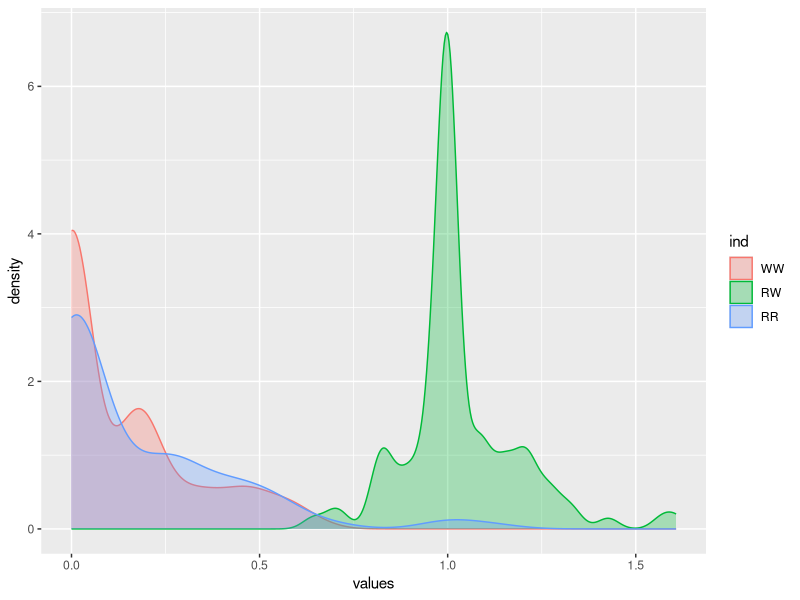
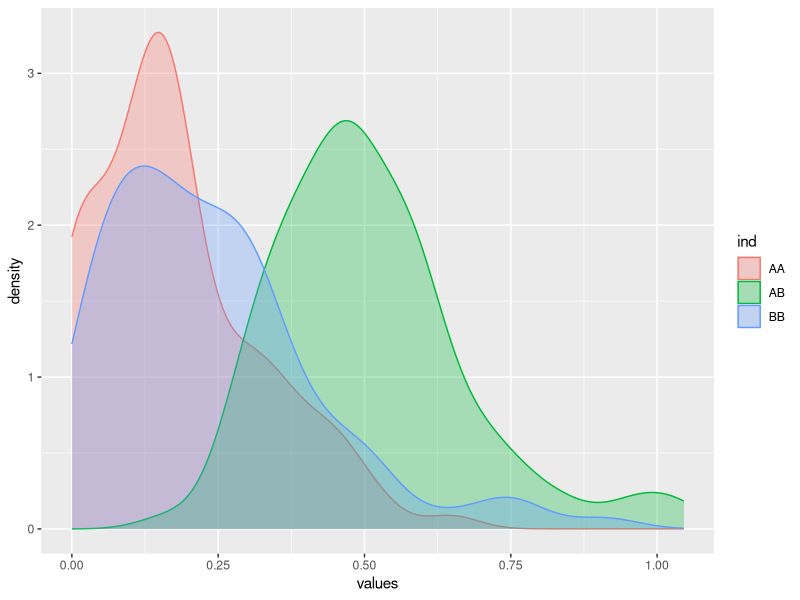
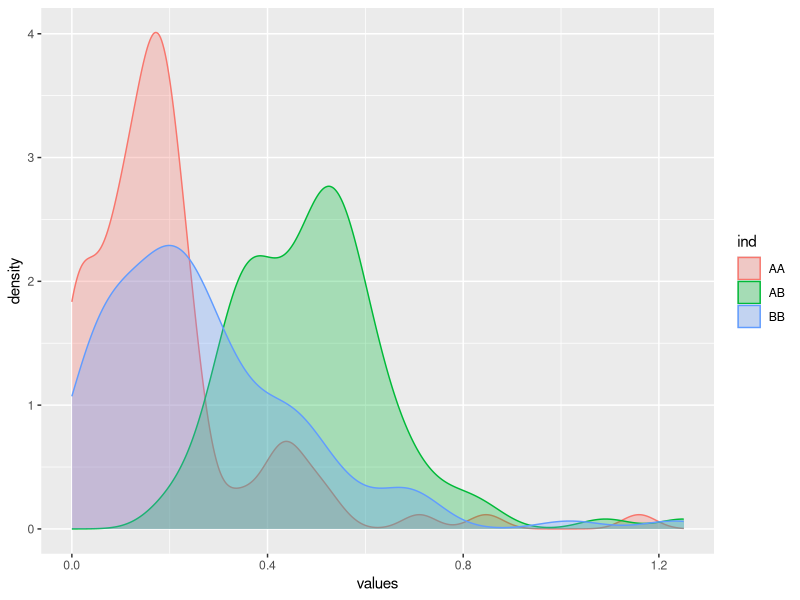

Here is the R script that generated these plots, in order: (Note: a time limit stopped this script after it produced the figures.)
## ---- chunk 1
knitr::opts_chunk$set(echo = TRUE)
## ---- chunk 2
library(ggplot2)
library(forecast)
##################################
# Extract coefficients in ARIMA###
##################################

autoarimaCoef<-function(x){
  aa<<-forecast::auto.arima(x,allowdrift=F,allowmean=F,seasonal=F)
  phi<<--aa$model$phi
  theta<<-aa$model$theta
  intercept<<-aa$coef["intercept"]
  drift<<-aa$coef["drift"]
  }

#######################################
# Extract AR(infinite) coefficients####
#######################################

library(polynom)
convetARMAorARIMA<-function(ar_c=0,d=0,ma_c=0,npi=25){
  #x-backshift operator B
  #ar-non seasonal ar part
  #diff-non seasonal difference order
  #ma-non seasonal ma part
  #npi-number of pi coefficients need to calculate
  p<-length(ar_c)
  ar=-1*ar_c
  ar<-polynomial(c(1,ar))
  backshift_nonseasonal<-polynomial(c(1,-1))
  diff<-backshift_nonseasonal^d
  LHS_poly<-ar*diff
  LHS_coef<-coef(LHS_poly)#extract the coefficients of RHS_poly
  if(length(LHS_coef)==1){LHS_coef=rep(0,npi+1)}
  LHS_B_coef<-LHS_coef[-1]#extract the B coefficients of RHS and store it into a matrix
  LHS_B_coef_length=length( LHS_B_coef)
  if(LHS_B_coef_length!=npi){
    zero_mat1<- matrix( rep(0,npi),nrow=npi, ncol=1)
    for (i in 1:LHS_B_coef_length){
      zero_mat1[i,1]<-LHS_B_coef[i]
      i=i+1
    }
    LHS1<-zero_mat1
  }else {LHS1<-as.matrix(LHS_B_coef)}
  length_ma_c=length(ma_c)
  
  if(length_ma_c!=npi){
    zero_mat2 <- matrix( rep(0,npi),nrow=npi, ncol=1)
    for (i in 1:length_ma_c){
      zero_mat2[i,1]<-ma_c[i]
      i=i+1
    }
    RHS1<-zero_mat2
  }else {RHS1<-as.matrix(ma_c)}
  #Coefficient matrix
  con_mat=RHS1+LHS1
  #pi coefficient mat
  pi<-diag(-1,npi,npi)
  k=2
  for (i in 1: length_ma_c){
    for(j in k:npi){
      pi[j,j-i]<-ma_c[i]
    }
    k=k+1
  }
  #values of pi coefficients
  solve(pi)%*%con_mat
}


##################################################################
# values of drift, intercept, and pi coeficient into a one vector#
##################################################################

DrInPi<-function(x){
  autoarimaCoef(x)
  #vector of drift values
  driftV=c()
  if (is.na(drift)){driftV=0}
  else {driftV=drift}
  
  
  # vector of drift values
  interceptV=c()
  if (is.na(intercept)){interceptV=0}
  else {interceptV=intercept}
 
  
  phiV=c()# vector of phi values
  if (length(phi)==0){phiV[1]=0}
  else {phiV=-1*phi}
  
  thetaV=c()# vector of phi values
  if (length(theta)==0){thetaV[1]=0}
  else {thetaV=-1*theta}
  
  #order of non seasonal difference
  deltaV=c()
  del<-aa$model$Delta[1]
  if (is.na(del)){deltaV[1]=0}
  else {deltaV=del[1]}
  
  d<-deltaV[1]
  
  
  ArInf<-convetARMAorARIMA(ar_c=phiV,d=d,ma_c=thetaV,npi=25)
  ArInf<<-as.vector(ArInf)
  
  DriftInterceptCoef<-c(driftV,interceptV,ArInf)
  DriftInterceptCoef
  
}


#################################################################
#Distance between two time series models ########################
#################################################################

Dist<-function(x,y){
  distX<-DrInPi(x)
  distY<-DrInPi(y)
  
  sqrt(sum((distX-distY)^2))
}

#####################
#Simulation results##
#####################

###################################
# 1. random walk vs White noise   #
###################################


dist_calrw=function(n){ # n - number of simulations 
  
  RR<<-rep(NA,n)
  RW<<-rep(NA,n)
  WW<<-rep(NA,n)
  
  for (i in 1:n){
    
    w1<-rnorm(100,0,1)# white noise series - 1(length 100)
    w2<-rnorm(120,0,1)# white noise series - 2(length 120)
    
    r1<-cumsum(rnorm(80,0,1))# random walk series - 1(length 80)
    r2 <- cumsum(rnorm(110,0,1))# random walk series - 2(length 110)
    
    
    
    #-----------------------------------------------------------------------------
  
      WW[i] <-Dist(w1,w2)
      RW[i] <-Dist(w1,r1)
      RR[i] <-Dist(r1,r2)
      
      }
  
  d<<- data.frame(WW,RW,RR)
  
}



dist_calrw(100)
dfs <- stack(d)
ggplot(dfs, aes(x=values)) + geom_density(aes(group=ind, colour=ind, fill=ind), alpha=0.3)


######################################
# 2. AR(1) phi = 0.9 vs AR(1) phi=0.5#
######################################


dist_calAR=function(n){ # n - number of simulations 
  
  AA<<-rep(NA,n)
  AB<<-rep(NA,n)
  BB<<-rep(NA,n)
  
  for (i in 1:n){
    
    AR1_0.9<-arima.sim(list(order = c(1,0,0), ar = 0.9), n = 200)# (length 200)
    AR2_0.9<-arima.sim(list(order = c(1,0,0), ar = 0.9), n = 120)# (length 120)
    
    AR1_0.5<-arima.sim(list(order = c(1,0,0), ar = 0.5), n = 80)#(length 80)
    AR2_0.5<-arima.sim(list(order = c(1,0,0), ar = 0.5), n = 110)#(length 110)
    
 
    AA[i] <-Dist(AR1_0.9,AR2_0.9)
    AB[i] <-Dist(AR1_0.9, AR1_0.5)
    BB[i] <-Dist( AR1_0.5,AR2_0.5)
    
  }
  
  d<<- data.frame(AA,AB,BB)
  
}


dist_calAR(100)
dfs <- stack(d)
ggplot(dfs, aes(x=values)) + geom_density(aes(group=ind, colour=ind, fill=ind), alpha=0.3)



########################################
# 3. AR(1) phi = 0.9 vs MA(1) theta=0.5#
########################################


dist_calAM=function(n){ # n - number of simulations 
  
  AA<<-rep(NA,n)
  AB<<-rep(NA,n)
  BB<<-rep(NA,n)
  
  for (i in 1:n){
    
    AR1_0.9<-arima.sim(list(order = c(1,0,0), ar = 0.9), n = 200)# (length 200)
    AR2_0.9<-arima.sim(list(order = c(1,0,0), ar = 0.9), n = 120)# (length 120)
    
    MA1_0.5<-arima.sim(list(order = c(0,0,1), ma = 0.5), n = 80)#(length 80)
    MA2_0.5<-arima.sim(list(order = c(0,0,1), ma = 0.5), n = 110)#(length 110)
    
    
    AA[i] <-Dist(AR1_0.9,AR2_0.9)
    AB[i] <-Dist(AR1_0.9, MA1_0.5)
    BB[i] <-Dist( MA1_0.5,MA2_0.5)
    
  }
  
  d<<- data.frame(AA,AB,BB)
  
}


dist_calAR(100)
dfs <- stack(d)
ggplot(dfs, aes(x=values)) + geom_density(aes(group=ind, colour=ind, fill=ind), alpha=0.3)

#############################################
# 4. AR(1) phi = 0.9 vs ARIMA(1,1,0) phi=0.5#
#############################################


dist_calARIMA=function(n){ # n - number of simulations 
  
  AA<<-rep(NA,n)
  AB<<-rep(NA,n)
  BB<<-rep(NA,n)
  
  for (i in 1:n){
    
    AR1_0.9<-arima.sim(list(order = c(1,0,0), ar = 0.9), n = 200)# (length 200)
    AR2_0.9<-arima.sim(list(order = c(1,0,0), ar = 0.9), n = 120)# (length 120)
    
    AR1_0.5<-arima.sim(list(order = c(1,1,0), ar = 0.5), n = 80)#(length 80)
    AR2_0.5<-arima.sim(list(order = c(1,1,0), ar = 0.5), n = 110)#(length 110)
    
    
    AA[i] <-Dist(AR1_0.9,AR2_0.9)
    AB[i] <-Dist(AR1_0.9, AR1_0.5)
    BB[i] <-Dist( AR1_0.5,AR2_0.5)
    
  }
  
  d<<- data.frame(AA,AB,BB)
  
}


dist_calARIMA(100)
dfs <- stack(d)
ggplot(dfs, aes(x=values)) + geom_density(aes(group=ind, colour=ind, fill=ind), alpha=0.3)


################################
# 5. ARMA(1,1) vs ARIMA(1,1,1) #
################################

dist_calARIMA=function(n){ # n - number of simulations 
  
  AA<<-rep(NA,n)
  AB<<-rep(NA,n)
  BB<<-rep(NA,n)
  
  for (i in 1:n){
    
    AR1_0.9<-arima.sim(list(order = c(1,0,1), ar = 0.9,ma=0.2), n = 200)# (length 200)
    AR2_0.9<-arima.sim(list(order = c(1,0,1), ar = 0.9,ma=0.2), n = 120)# (length 120)
    
    AR1_0.5<-arima.sim(list(order = c(1,1,1), ar = 0.5,ma=0.2), n = 80)#(length 80)
    AR2_0.5<-arima.sim(list(order = c(1,1,1), ar = 0.5,ma=0.2), n = 110)#(length 110)
    
    
    AA[i] <-Dist(AR1_0.9,AR2_0.9)
    AB[i] <-Dist(AR1_0.9, AR1_0.5)
    BB[i] <-Dist( AR1_0.5,AR2_0.5)
    
  }
  
  d<<- data.frame(AA,AB,BB)
  
}


dist_calARIMA(100)
dfs <- stack(d)
ggplot(dfs, aes(x=values)) + geom_density(aes(group=ind, colour=ind, fill=ind), alpha=0.3)


## ---- chunk 3
# Periodogram based metric - unequal length
library(ggplot2)

pmetric = function(s,l){ 
  # s - short time seres
  #l - longer time series

  lengthS<-length(s)
  lengthL<-length(l)
  
  pL=abs(fft(l)/sqrt(lengthL))^2
  spL=(4/(lengthL/2))*pL
  
  freqS=0:(lengthS/2)/lengthS
  pS=abs(fft(s)/sqrt(lengthS))^2
  spS=(4/(lengthS/2))*pS
  
  pS1=spS[1:((lengthS/2)+1)]
  
  freqL=0:(lengthL/2)/lengthL
  pSNew<-approx(freqS,pS1,freqL)
  
  NL=spL[1:((lengthL/2)+1)]/var(l)
  NS=pSNew$y/var(s)
  metric= sqrt((sum((log(NL)-log(NS))^2)))*(1/(lengthL/2)+1)
  metric
  
}
 
###################################
# 1. random walk vs White noise   #
###################################

pmetric_rw=function(n){ # n - number of simulations 
  
  RR<<-rep(NA,n)
  RW<<-rep(NA,n)
  WW<<-rep(NA,n)
  
  d<- data.frame(WW,RW,RR)
  
  for (i in 1:n){
    
    w1<-rnorm(100,0,1)# white noise series - 1(length 100)
    w2<-rnorm(120,0,1)# white noise series - 2(length 120)
    
    r1<-cumsum(rnorm(80,0,1))# random walk series - 1(length 80)
    r2 <- cumsum(rnorm(110,0,1))# random walk series - 2(length 110)
    
    
    #-----------------------------------------------------------------------------
    
    WW[i] <-pmetric(s=w1,l=w2)
    RW[i] <-pmetric(l=w1,s=r1)
    RR[i] <-pmetric(s=r1,l=r2)
    
  }
  
  d<<- data.frame(WW,RW,RR)
  
}




pmetric_rw(1000)
dfs <- stack(d)
ggplot(dfs, aes(x=values)) + geom_density(aes(group=ind, colour=ind, fill=ind), alpha=0.3)


######################################
# 2. AR(1) phi = 0.9 vs AR(1) phi=0.5#
######################################


pmetric_AR1=function(n){ # n - number of simulations 
  
  AA<<-rep(NA,n)
  AB<<-rep(NA,n)
  BB<<-rep(NA,n)
  
  d<- data.frame(WW,RW,RR)
  
  for (i in 1:n){
    
    AR1_0.9<-arima.sim(list(order = c(1,0,0), ar = 0.9), n = 200)# (length 100)
    AR2_0.9<-arima.sim(list(order = c(1,0,0), ar = 0.9), n = 120)# (length 120)
    
    AR1_0.5<-arima.sim(list(order = c(1,0,0), ar = 0.5), n = 80)#(length 80)
    AR2_0.5<-arima.sim(list(order = c(1,0,0), ar = 0.5), n = 110)#(length 110)
    
    
    AA[i] <-pmetric(l=AR1_0.9,s=AR2_0.9)
    AB[i] <-pmetric(l=AR1_0.9, s=AR1_0.5)
    BB[i] <-pmetric( s=AR1_0.5,l=AR2_0.5)
    
  }
  
  d<<- data.frame(AA,AB,BB)
  
}




pmetric_AR1(1000)
dfs <- stack(d)
ggplot(dfs, aes(x=values)) + geom_density(aes(group=ind, colour=ind, fill=ind), alpha=0.3)


########################################
# 3. AR(1) phi = 0.9 vs MA(1) theta=0.5#
########################################


pmetric_AR2=function(n){ # n - number of simulations 
  
  AA<<-rep(NA,n)
  AB<<-rep(NA,n)
  BB<<-rep(NA,n)
  
  d<- data.frame(WW,RW,RR)
  
  for (i in 1:n){
    
    AR1_0.9<-arima.sim(list(order = c(1,0,0), ar = 0.9), n = 200)# (length 100)
    AR2_0.9<-arima.sim(list(order = c(1,0,0), ar = 0.9), n = 120)# (length 120)
    
    MA1_0.5<-arima.sim(list(order = c(0,0,1), ma = 0.5), n = 80)#(length 80)
    MA2_0.5<-arima.sim(list(order = c(0,0,1), ma = 0.5), n = 110)#(length 110)
    
    
    AA[i] <-pmetric(l=AR1_0.9,s=AR2_0.9)
    AB[i] <-pmetric(l=AR1_0.9, s=MA1_0.5)
    BB[i] <-pmetric( s=MA1_0.5,l=MA2_0.5)
    
  }
  
  d<<- data.frame(AA,AB,BB)
  
}




pmetric_AR2(1000)
dfs <- stack(d)
ggplot(dfs, aes(x=values)) + geom_density(aes(group=ind, colour=ind, fill=ind), alpha=0.3)

#############################################
# 5. AR(1) phi = 0.5 vs ARIMA(1,1,0) phi=0.5#
#############################################

pmetric_ARIMA=function(n){ # n - number of simulations 
  
  AA<<-rep(NA,n)
  AB<<-rep(NA,n)
  BB<<-rep(NA,n)
  
  d<- data.frame(WW,RW,RR)
  
  for (i in 1:n){
    
    AR1<-arima.sim(list(order = c(1,0,0), ar = 0.5), n = 200)# (length 200)
    AR2<-arima.sim(list(order = c(1,0,0), ar = 0.5), n = 120)# (length 120)
    
    
    AR1_0.5<-arima.sim(list(order = c(1,1,0), ar = 0.5), n = 79)
    AR2_0.5<-arima.sim(list(order = c(1,1,0), ar = 0.5), n = 109)

    
    AA[i] <-pmetric(l=AR1,s=AR2)
    AB[i] <-pmetric(l=AR1, s=AR1_0.5)
    BB[i] <-pmetric( s=AR1_0.5,l=AR2_0.5)
    
  }
  
  d<<- data.frame(AA,AB,BB)
  
}


pmetric_ARIMA(1000)
dfs <- stack(d)
ggplot(dfs, aes(x=values)) + geom_density(aes(group=ind, colour=ind, fill=ind), alpha=0.3)



#############################################
# 5. AR(1) phi = 0.9 vs ARIMA(1,1,0) phi=0.5#
#############################################

pmetric_ARIMA=function(n){ # n - number of simulations 
  
  AA<<-rep(NA,n)
  AB<<-rep(NA,n)
  BB<<-rep(NA,n)
  
  d<- data.frame(WW,RW,RR)
  
  for (i in 1:n){
    
    AR1_0.9<-arima.sim(list(order = c(1,0,0), ar = 0.9), n = 200)# (length 200)
    AR2_0.9<-arima.sim(list(order = c(1,0,0), ar = 0.9), n = 120)# (length 120)
    
    
    AR1_0.5<-arima.sim(list(order = c(1,1,0), ar = 0.5), n = 79)
    AR2_0.5<-arima.sim(list(order = c(1,1,0), ar = 0.5), n = 109)

    
    AA[i] <-pmetric(l=AR1_0.9,s=AR2_0.9)
    AB[i] <-pmetric(l=AR1_0.9, s=AR1_0.5)
    BB[i] <-pmetric( s=AR1_0.5,l=AR2_0.5)
    
  }
  
  d<<- data.frame(AA,AB,BB)
  
}


pmetric_ARIMA(1000)
dfs <- stack(d)
ggplot(dfs, aes(x=values)) + geom_density(aes(group=ind, colour=ind, fill=ind), alpha=0.3)



#################################################
# 5. MA(1) theta = 0.5 vs ARIMA(0,1,1) theta=0.5#
#################################################

pmetric_ARIMA=function(n){ # n - number of simulations 
  
  AA<<-rep(NA,n)
  AB<<-rep(NA,n)
  BB<<-rep(NA,n)
  
  d<- data.frame(WW,RW,RR)
  
  for (i in 1:n){
    
    MA1<-arima.sim(list(order = c(0,0,1), ma = 0.5), n = 200)# (length 200)
    MA2<-arima.sim(list(order = c(0,0,1), ma = 0.5), n = 120)# (length 120)
    
    
    ARIMA1<-arima.sim(list(order = c(0,1,1), ma = 0.5), n = 79)
    ARIMA2<-arima.sim(list(order = c(0,1,1), ma = 0.5), n = 109)
    
    
    AA[i] <-pmetric(l=MA1,s=MA2)
    AB[i] <-pmetric(l=MA1, s=ARIMA1)
    BB[i] <-pmetric( s=ARIMA1,l=ARIMA2)
    
  }
  
  d<<- data.frame(AA,AB,BB)
  
}


pmetric_ARIMA(1000)
dfs <- stack(d)
ggplot(dfs, aes(x=values)) + geom_density(aes(group=ind, colour=ind, fill=ind), alpha=0.3)
